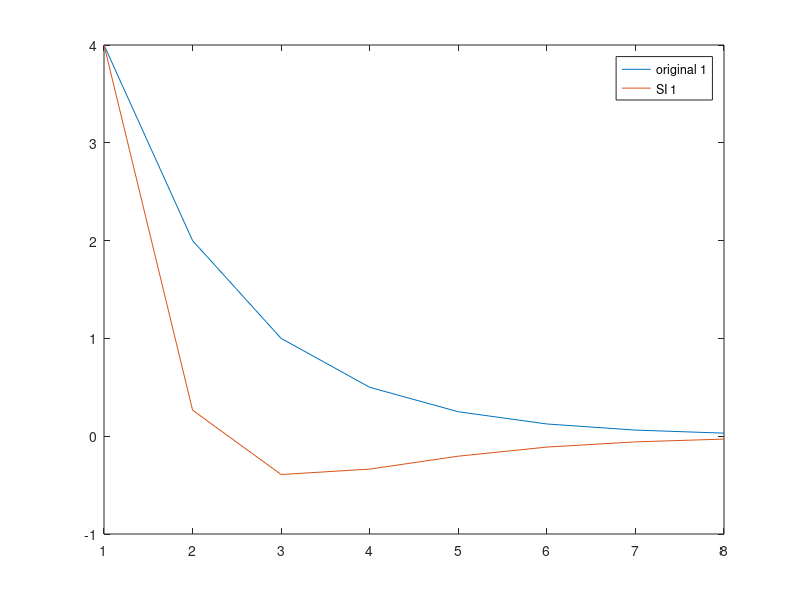
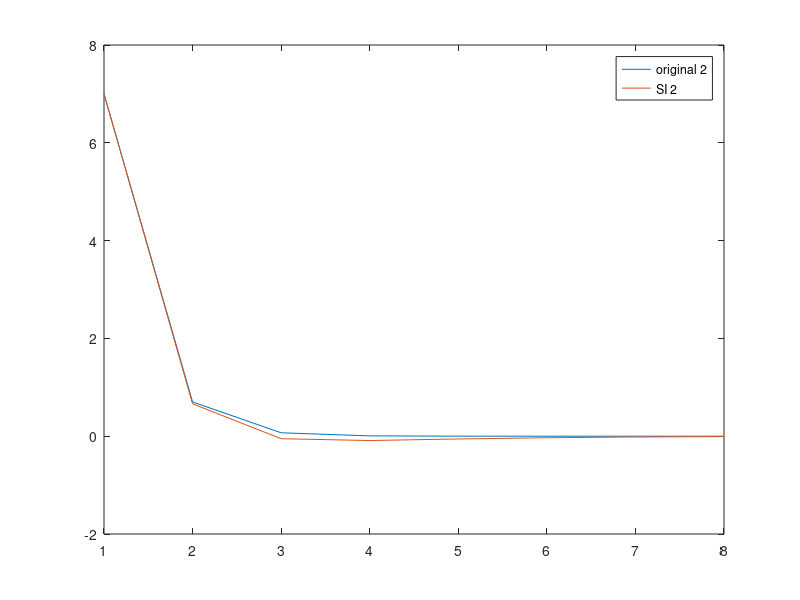

These charts were generated, in order, by the following MATLAB code:
clear all;
close all;
clc;
%% Original system
% A = [1.5 0; 0 0.1];
% B = [1;0];
% X(:,1) = [4;7];
% u = [-4 -2 -1 -0.5 -0.25 -0.125 -0.0625];
% for i =1:length(u)
%     X(:,i+1) = A*X(:,i)+B.*u(i);
% end

%% System Identification

X   = [4 2 1 0.5 0.25 0.125 0.0625;7 0.7 0.07 0.007 0.0007 0.00007 0.000007];
Xp  = [ 2 1 0.5 0.25 0.125 0.0625 0.03125;0.7 0.07 0.007 0.0007 0.00007 0.000007 0.0000007];
Ups = [-4 -2 -1 -0.5 -0.25 -0.125 -0.0625];
X_t = [4 2 1 0.5 0.25 0.125 0.0625 0.03125;7 0.7 0.07 0.007 0.0007 0.00007 0.000007 0.0000007];


% 
% X   = StateData(:,1:end-1);
% Xp  = StateData(:,2:end);
% Ups = InputData(:,1:end-1);

Omega = [X;Ups];

[U,Sig,V] = svd(Omega,'econ');

thresh = 1e-10;
rtil = length(find(diag(Sig)>thresh));

Util    = U(:,1:rtil); 
Sigtil  = Sig(1:rtil,1:rtil);
Vtil    = V(:,1:rtil); 

[U,Sig,V] = svd(Xp,'econ');

thresh = 1e-10;
r = length(find(diag(Sig)>thresh));

Uhat    = U(:,1:r); 
Sighat  = Sig(1:r,1:r);
Vbar    = V(:,1:r); 

n = size(X,1); 
q = size(Ups,1);
U_1 = Util(1:n,:);
U_2 = Util(n+q:n+q,:);

approxA = Uhat'*(Xp)*Vtil*inv(Sigtil)*U_1'*Uhat;
approxB = Uhat'*(Xp)*Vtil*inv(Sigtil)*U_2';

[W,D] = eig(approxA);

Phi = Xp * Vtil * inv(Sigtil) * U_1'*Uhat * W;

%% system reform

S.X(:,1) = [4;7];
S.Y = Ups;
for i =1:length(X)
    S.X(:,i+1) = approxA*S.X(:,i)+approxB.*S.Y(i);
end
Rerror(1,:) = abs(X_t(1,:)-S.X(1,:))./X_t(1,:);
Rerror(2,:) = abs(X_t(2,:)-S.X(2,:))./X_t(2,:);

Aerror(1,:) = abs(X_t(1,:)-S.X(1,:));
Aerror(2,:) = abs(X_t(2,:)-S.X(2,:));

%% plot 
figure(1)
plot(X_t(1,:))
hold on
plot(S.X(1,:))
hold on 
legend("original 1","SI 1")

figure(2)
plot(X_t(2,:))
hold on
plot(S.X(2,:))
legend("original 2","SI 2")
% legend("original 1","original 2","SI 1","SI 2")
